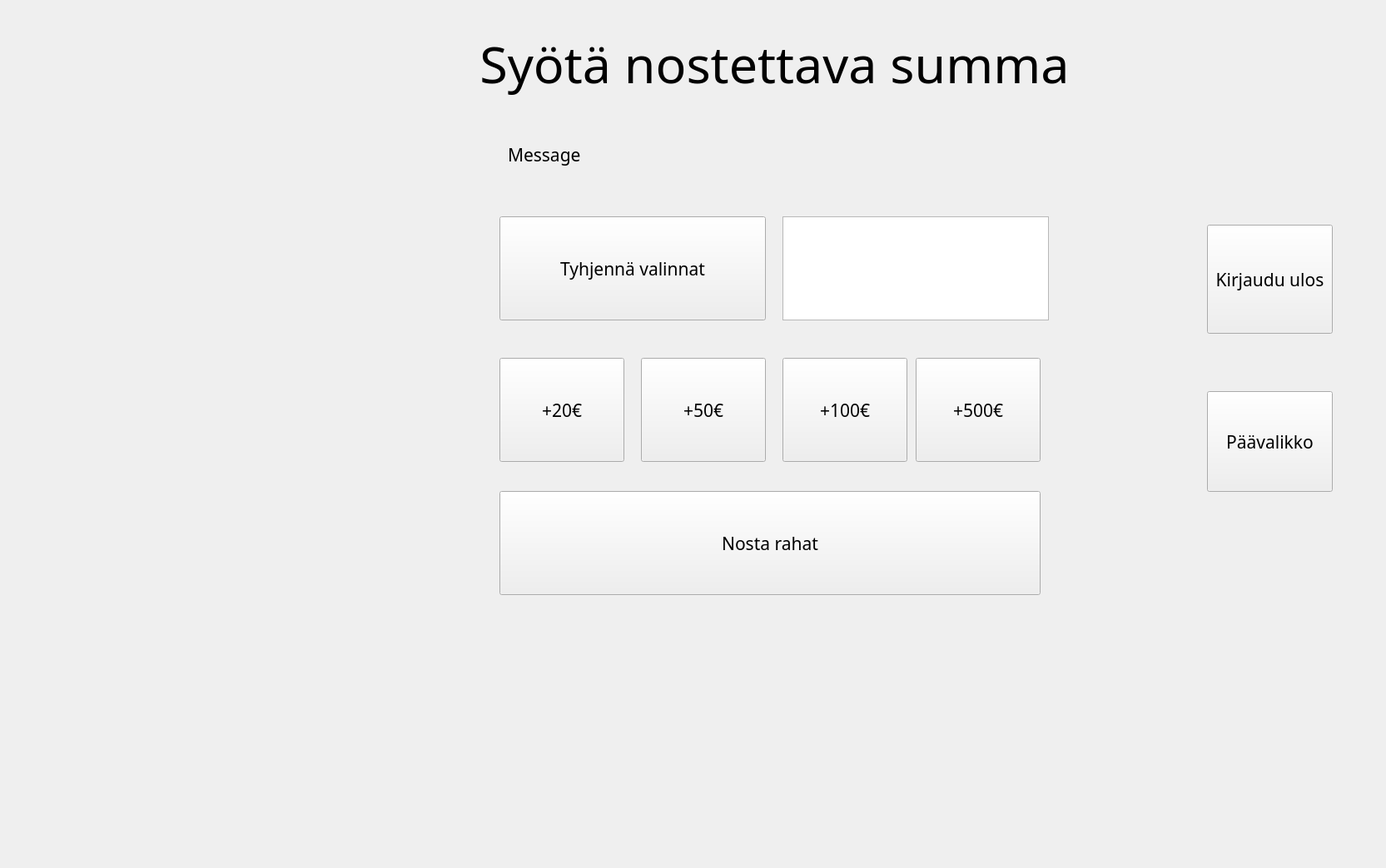
<?xml version="1.0" encoding="UTF-8"?>
<ui version="4.0">
 <class>Withdrawal</class>
 <widget class="QWidget" name="Withdrawal">
  <property name="geometry">
   <rect>
    <x>0</x>
    <y>0</y>
    <width>1665</width>
    <height>1043</height>
   </rect>
  </property>
  <property name="font">
   <font>
    <family>HP Simplified</family>
   </font>
  </property>
  <property name="windowTitle">
   <string>Form</string>
  </property>
  <widget class="QLabel" name="labelWithdrawal">
   <property name="geometry">
    <rect>
     <x>430</x>
     <y>30</y>
     <width>1001</width>
     <height>91</height>
    </rect>
   </property>
   <property name="font">
    <font>
     <pointsize>46</pointsize>
    </font>
   </property>
   <property name="text">
    <string>Syötä nostettava summa</string>
   </property>
   <property name="alignment">
    <set>Qt::AlignCenter</set>
   </property>
  </widget>
  <widget class="QPushButton" name="buttonClearWithdrawal">
   <property name="geometry">
    <rect>
     <x>600</x>
     <y>260</y>
     <width>320</width>
     <height>125</height>
    </rect>
   </property>
   <property name="font">
    <font>
     <pointsize>16</pointsize>
    </font>
   </property>
   <property name="styleSheet">
    <string notr="true"/>
   </property>
   <property name="text">
    <string>Tyhjennä valinnat</string>
   </property>
  </widget>
  <widget class="QPushButton" name="buttonDoWithdrawal">
   <property name="geometry">
    <rect>
     <x>600</x>
     <y>590</y>
     <width>650</width>
     <height>125</height>
    </rect>
   </property>
   <property name="font">
    <font>
     <pointsize>16</pointsize>
    </font>
   </property>
   <property name="text">
    <string>Nosta rahat</string>
   </property>
  </widget>
  <widget class="QLabel" name="labelWithdrawalMessage">
   <property name="geometry">
    <rect>
     <x>610</x>
     <y>170</y>
     <width>641</width>
     <height>31</height>
    </rect>
   </property>
   <property name="font">
    <font>
     <pointsize>16</pointsize>
    </font>
   </property>
   <property name="text">
    <string>Message</string>
   </property>
  </widget>
  <widget class="QPushButton" name="buttonLogout">
   <property name="geometry">
    <rect>
     <x>1450</x>
     <y>270</y>
     <width>151</width>
     <height>131</height>
    </rect>
   </property>
   <property name="sizePolicy">
    <sizepolicy hsizetype="Preferred" vsizetype="Preferred">
     <horstretch>0</horstretch>
     <verstretch>0</verstretch>
    </sizepolicy>
   </property>
   <property name="font">
    <font>
     <pointsize>16</pointsize>
    </font>
   </property>
   <property name="text">
    <string>Kirjaudu ulos</string>
   </property>
  </widget>
  <widget class="QPushButton" name="buttonAdd20">
   <property name="geometry">
    <rect>
     <x>600</x>
     <y>430</y>
     <width>150</width>
     <height>125</height>
    </rect>
   </property>
   <property name="sizePolicy">
    <sizepolicy hsizetype="Ignored" vsizetype="Ignored">
     <horstretch>0</horstretch>
     <verstretch>0</verstretch>
    </sizepolicy>
   </property>
   <property name="font">
    <font>
     <pointsize>16</pointsize>
    </font>
   </property>
   <property name="styleSheet">
    <string notr="true"/>
   </property>
   <property name="text">
    <string>+20€</string>
   </property>
   <property name="default">
    <bool>false</bool>
   </property>
   <property name="flat">
    <bool>false</bool>
   </property>
  </widget>
  <widget class="QPushButton" name="buttonAdd50">
   <property name="geometry">
    <rect>
     <x>770</x>
     <y>430</y>
     <width>150</width>
     <height>125</height>
    </rect>
   </property>
   <property name="font">
    <font>
     <pointsize>16</pointsize>
    </font>
   </property>
   <property name="text">
    <string>+50€</string>
   </property>
  </widget>
  <widget class="QPushButton" name="buttonAdd500">
   <property name="geometry">
    <rect>
     <x>1100</x>
     <y>430</y>
     <width>150</width>
     <height>125</height>
    </rect>
   </property>
   <property name="font">
    <font>
     <pointsize>16</pointsize>
    </font>
   </property>
   <property name="text">
    <string>+500€</string>
   </property>
  </widget>
  <widget class="QPushButton" name="buttonReturnMenu">
   <property name="geometry">
    <rect>
     <x>1450</x>
     <y>470</y>
     <width>151</width>
     <height>121</height>
    </rect>
   </property>
   <property name="sizePolicy">
    <sizepolicy hsizetype="Ignored" vsizetype="Ignored">
     <horstretch>0</horstretch>
     <verstretch>0</verstretch>
    </sizepolicy>
   </property>
   <property name="font">
    <font>
     <pointsize>16</pointsize>
    </font>
   </property>
   <property name="text">
    <string>Päävalikko</string>
   </property>
  </widget>
  <widget class="QPushButton" name="buttonAdd100">
   <property name="geometry">
    <rect>
     <x>940</x>
     <y>430</y>
     <width>150</width>
     <height>125</height>
    </rect>
   </property>
   <property name="font">
    <font>
     <pointsize>16</pointsize>
    </font>
   </property>
   <property name="text">
    <string>+100€</string>
   </property>
  </widget>
  <widget class="QTextBrowser" name="textWithdrawal">
   <property name="geometry">
    <rect>
     <x>940</x>
     <y>260</y>
     <width>320</width>
     <height>125</height>
    </rect>
   </property>
   <property name="font">
    <font>
     <pointsize>50</pointsize>
    </font>
   </property>
   <property name="html">
    <string>&lt;!DOCTYPE HTML PUBLIC &quot;-//W3C//DTD HTML 4.0//EN&quot; &quot;http://www.w3.org/TR/REC-html40/strict.dtd&quot;&gt;
&lt;html&gt;&lt;head&gt;&lt;meta name=&quot;qrichtext&quot; content=&quot;1&quot; /&gt;&lt;style type=&quot;text/css&quot;&gt;
p, li { white-space: pre-wrap; }
&lt;/style&gt;&lt;/head&gt;&lt;body style=&quot; font-family:'HP Simplified'; font-size:50pt; font-weight:400; font-style:normal;&quot;&gt;
&lt;p style=&quot;-qt-paragraph-type:empty; margin-top:0px; margin-bottom:0px; margin-left:0px; margin-right:0px; -qt-block-indent:0; text-indent:0px; font-family:'MS Shell Dlg 2';&quot;&gt;&lt;br /&gt;&lt;/p&gt;&lt;/body&gt;&lt;/html&gt;</string>
   </property>
  </widget>
 </widget>
 <resources/>
 <connections/>
</ui>
